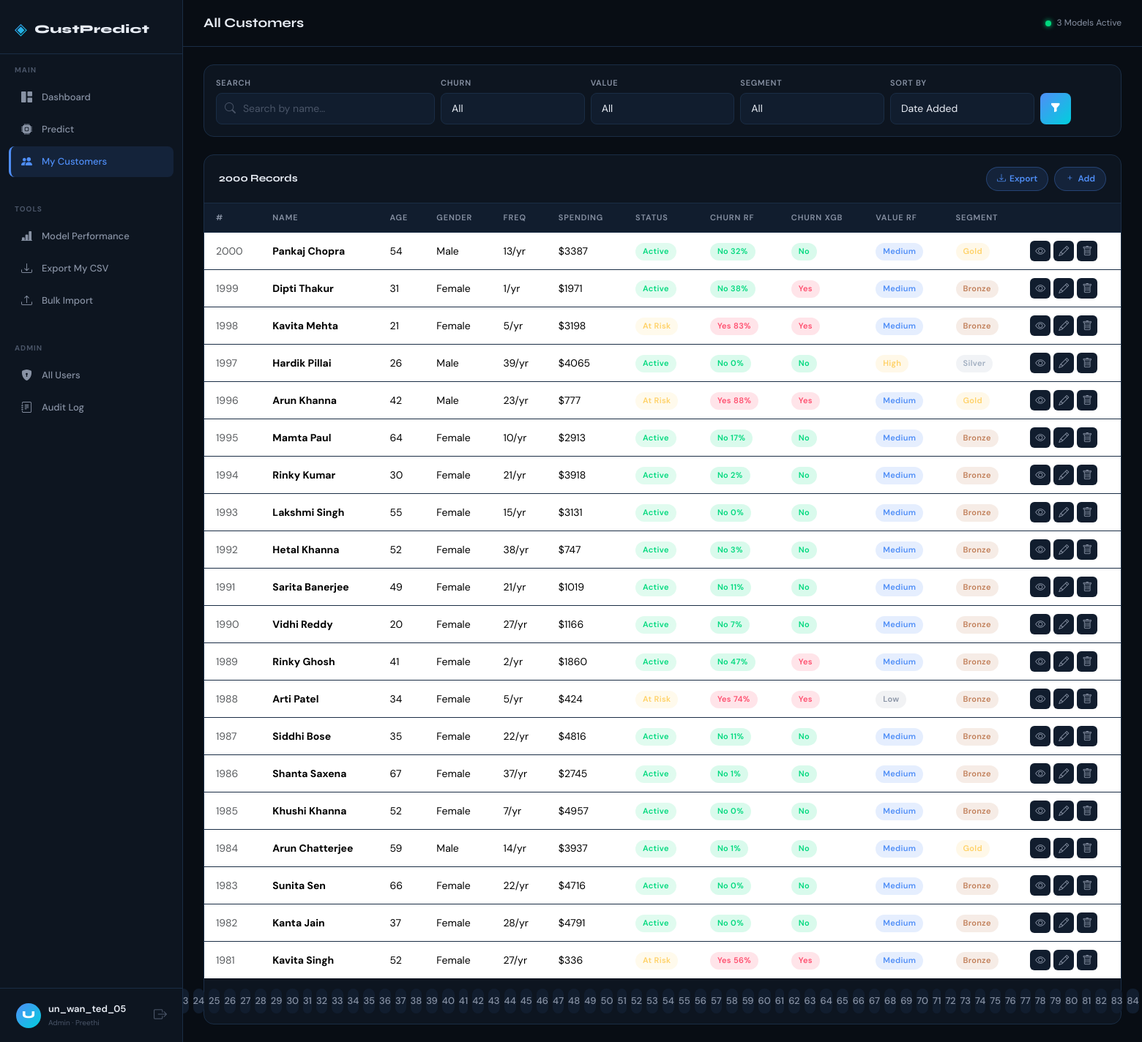
The app's page /customers (signed in) with its own data.
### app.py (models this page shows, shortened)
class User(UserMixin, db.Model):
    id            = db.Column(db.Integer, primary_key=True)
    username      = db.Column(db.String(80),  unique=True, nullable=False)
    email         = db.Column(db.String(120), unique=True, nullable=False)
    full_name     = db.Column(db.String(120), default='')
    password_hash = db.Column(db.String(200), nullable=False)
    role          = db.Column(db.String(20),  default='user')   # 'admin' | 'user'
    created_at    = db.Column(db.DateTime,    default=datetime.utcnow)
    customers     = db.relationship('Customer', backref='owner', lazy=True,
                                    cascade='all, delete-orphan')

class Customer(db.Model):
    id                 = db.Column(db.Integer, primary_key=True)
    user_id            = db.Column(db.Integer, db.ForeignKey('user.id'), nullable=False)
    name               = db.Column(db.String(120), nullable=False)
    age                = db.Column(db.Integer,  nullable=False)
    gender             = db.Column(db.String(10), nullable=False)
    purchase_freq      = db.Column(db.Integer,  nullable=False)
    total_spending     = db.Column(db.Float,    nullable=False)
    last_purchase_date = db.Column(db.Date,     nullable=False)
    status             = db.Column(db.String(20), default='Active')
    notes              = db.Column(db.Text,     default='')
    churn_lr           = db.Column(db.String(5))
    churn_rf           = db.Column(db.String(5))
    churn_xgb          = db.Column(db.String(5))
    churn_prob_lr      = db.Column(db.Float, default=0)
    churn_prob_rf      = db.Column(db.Float, default=0)
    churn_prob_xgb     = db.Column(db.Float, default=0)
    value_lr           = db.Column(db.String(10))
    value_rf           = db.Column(db.String(10))
    value_xgb          = db.Column(db.String(10))
    segment            = db.Column(db.String(10))
    shap_json          = db.Column(db.Text, default='{}')
    created_at         = db.Column(db.DateTime, default=datetime.utcnow)

### app.py (the view)
@app.route('/customers')
@login_required
def customers():
    q       = request.args.get('q', '').strip()
    churn_f = request.args.get('churn', '')
    value_f = request.args.get('value', '')
    seg_f   = request.args.get('segment', '')
    sort    = request.args.get('sort', 'date')
    page    = request.args.get('page', 1, type=int)
    query = my_customers()
    if q:       query = query.filter(Customer.name.ilike(f'%{q}%'))
    if churn_f: query = query.filter(Customer.churn_rf == churn_f)
    if value_f: query = query.filter(Customer.value_rf == value_f)
    if seg_f:   query = query.filter(Customer.segment  == seg_f)
    if sort == 'spend': query = query.order_by(Customer.total_spending.desc())
    elif sort == 'age': query = query.order_by(Customer.age)
    else:               query = query.order_by(Customer.created_at.desc())
    total = query.count()
    items = query.offset((page - 1) * 20).limit(20).all()
    pages = max(1, (total + 19) // 20)
    return render_template('customers.html',
                           customers=items, page=page, pages=pages, total=total,
                           q=q, churn_f=churn_f, value_f=value_f,
                           seg_f=seg_f, sort=sort)

### app.py (called while the page is built)
@login_manager.user_loader
def load_user(uid):
    return db.session.get(User, int(uid))

def my_customers():
    return Customer.query.filter_by(user_id=current_user.id)

### templates/customers.html (shortened to what this page needs)
{% extends "base.html" %}
{% block page_title %}All Customers{% endblock %}
{% block content %}
<div class="data-card p-3 mb-4">
  <form method="GET" action="{{ url_for('customers') }}" class="filter-form">
    <div class="row g-2 align-items-end">
      <div class="col-md-3">
        <label class="form-label-custom">Search</label>
        <div class="input-wrap" style="position:relative;">
          <input type="text" name="q" value="{{ q }}" class="form-control form-control-custom" style="padding-left:36px;" placeholder="Search by name…"/>
        </div>
      </div>
      <div class="col-md-2">
        <label class="form-label-custom">Churn</label>
        <select name="churn" class="form-control form-control-custom">
          <option value="">All</option>
        </select>
      </div>
      <div class="col-md-2">
        <label class="form-label-custom">Value</label>
        <select name="value" class="form-control form-control-custom">
          <option value="">All</option>
        </select>
      </div>
      <div class="col-md-2">
        <label class="form-label-custom">Segment</label>
        <select name="segment" class="form-control form-control-custom">
          <option value="">All</option>
        </select>
      </div>
      <div class="col-md-2">
        <label class="form-label-custom">Sort By</label>
        <select name="sort" class="form-control form-control-custom">
          <option value="date"  {{ 'selected' if sort=='date'  }}>Date Added</option>
        </select>
      </div>
      <div class="col-md-1">
        <button type="submit" class="btn-predict" style="padding:10px 14px;">
          <i class="bi bi-funnel-fill"></i>
        </button>
      </div>
    </div>
  </form>
</div>
<div class="data-card">
  <div class="data-card-header">
    <h6>{{ total }} Records {{ '(filtered)' if q or churn_f or value_f or seg_f else '' }}</h6>
    <div style="display:flex;gap:8px;">
      <a href="{{ url_for('export_csv') }}" class="btn-sm-pill"><i class="bi bi-download"></i> Export</a>
      <a href="{{ url_for('predict') }}"    class="btn-sm-pill"><i class="bi bi-plus"></i> Add</a>
    </div>
  </div>
  <div class="table-responsive">
    <table class="table custom-table">
      <thead>
        <tr>
          <th>#</th><th>Name</th><th>Age</th><th>Gender</th>
          <th>Freq</th><th>Spending</th><th>Status</th>
          <th>Churn RF</th><th>Churn XGB</th><th>Value RF</th><th>Segment</th><th></th>
        </tr>
      </thead>
      <tbody>
        {% for c in customers %}
        <tr>
          <td class="text-muted">{{ c.id }}</td>
          <td><strong>{{ c.name }}</strong></td>
          <td>{{ c.age }}</td>
          <td>{{ c.gender }}</td>
          <td>{{ c.purchase_freq }}/yr</td>
          <td>${{ "%.0f"|format(c.total_spending) }}</td>
          <td><span class="badge-pill badge-status-{{ c.status|lower|replace(' ','-') }}">{{ c.status }}</span></td>
          <td><span class="badge-pill {{ 'badge-danger' if c.churn_rf=='Yes' else 'badge-success' }}">{{ c.churn_rf }} {{ "%.0f"|format(c.churn_prob_rf) }}%</span></td>
          <td><span class="badge-pill {{ 'badge-danger' if c.churn_xgb=='Yes' else 'badge-success' }}">{{ c.churn_xgb }}</span></td>
          <td><span class="badge-pill {{ 'badge-gold' if c.value_rf=='High' else ('badge-blue' if c.value_rf=='Medium' else 'badge-gray') }}">{{ c.value_rf }}</span></td>
          <td><span class="badge-pill {{ 'badge-gold' if c.segment=='Gold' else ('badge-silver' if c.segment=='Silver' else 'badge-bronze') }}">{{ c.segment }}</span></td>
          <td>
            <div style="display:flex;gap:4px;">
              <a href="{{ url_for('customer_detail', cid=c.id) }}" class="btn-icon" title="View"><i class="bi bi-eye"></i></a>
              <a href="{{ url_for('customer_edit', cid=c.id) }}"   class="btn-icon" title="Edit"><i class="bi bi-pencil"></i></a>
              {% if current_user.role == 'admin' %}
              <form method="POST" action="{{ url_for('customer_delete', cid=c.id) }}"
                    onsubmit="return confirm('Delete {{ c.name }}?')" style="display:inline;">
                <button type="submit" class="btn-icon btn-icon-danger" title="Delete"><i class="bi bi-trash"></i></button>
              </form>
              {% endif %}
            </div>
          </td>
        </tr>
        {% else %}
        <tr><td colspan="12" class="text-center py-5 text-muted">No customers match your filters.</td></tr>
        {% endfor %}
      </tbody>
    </table>
  </div>
  {% if pages > 1 %}
  <div class="pagination-wrap">
    {% for p in range(1, pages+1) %}
      <a href="{{ url_for('customers', page=p, q=q, churn=churn_f, value=value_f, segment=seg_f, sort=sort) }}"
         class="pg-btn {{ 'pg-active' if p==page }}">{{ p }}</a>
    {% endfor %}
  </div>
  {% endif %}
</div>
{% endblock %}

### templates/base.html (shortened to what this page needs)
<!DOCTYPE html>
<html lang="en">
<head>
  <link href="https://cdn.jsdelivr.net/npm/bootstrap@5.3.2/dist/css/bootstrap.min.css" rel="stylesheet"/>
  <link href="https://cdn.jsdelivr.net/npm/bootstrap-icons@1.11.3/font/bootstrap-icons.min.css" rel="stylesheet"/>
  <link href="{{ url_for('static', filename='css/style.css') }}" rel="stylesheet"/>
</head>
<body>
{% if current_user.is_authenticated %}
<nav id="sidebar">
  <div class="sidebar-logo">
    <span class="logo-icon">◈</span>
    <span class="logo-text">CustPredict</span>
  </div>
  <div class="sidebar-section-label">MAIN</div>
  <ul class="sidebar-nav">
    <li>
      <a href="{{ url_for('dashboard') }}"
         class="nav-link {% if request.endpoint=='dashboard' %}active{% endif %}">
        <i class="bi bi-grid-1x2-fill"></i><span>Dashboard</span>
      </a>
    </li>
    <li>
      <a href="{{ url_for('predict') }}"
         class="nav-link {% if request.endpoint=='predict' %}active{% endif %}">
        <i class="bi bi-cpu-fill"></i><span>Predict</span>
      </a>
    </li>
    <li>
      <a href="{{ url_for('customers') }}"
         class="nav-link {% if request.endpoint in ['customers','customer_detail','customer_edit'] %}active{% endif %}">
        <i class="bi bi-people-fill"></i><span>My Customers</span>
      </a>
    </li>
  </ul>
  <div class="sidebar-section-label">TOOLS</div>
  <ul class="sidebar-nav">
    <li>
      <a href="{{ url_for('model_performance') }}"
         class="nav-link {% if request.endpoint=='model_performance' %}active{% endif %}">
        <i class="bi bi-bar-chart-line-fill"></i><span>Model Performance</span>
      </a>
    </li>
    <li>
      <a href="{{ url_for('export_csv') }}" class="nav-link">
        <i class="bi bi-download"></i><span>Export My CSV</span>
      </a>
    </li>
    <li>
      <a href="{{ url_for('import_csv') }}"
         class="nav-link {% if request.endpoint=='import_csv' %}active{% endif %}">
        <i class="bi bi-upload"></i><span>Bulk Import</span>
      </a>
    </li>
  </ul>
  {% if current_user.role == 'admin' %}
  <div class="sidebar-section-label">ADMIN</div>
  <ul class="sidebar-nav">
    <li>
      <a href="{{ url_for('admin_users') }}"
         class="nav-link {% if request.endpoint=='admin_users' %}active{% endif %}">
        <i class="bi bi-shield-lock-fill"></i><span>All Users</span>
      </a>
    </li>
    <li>
      <a href="{{ url_for('audit_log') }}"
         class="nav-link {% if request.endpoint=='audit_log' %}active{% endif %}">
        <i class="bi bi-journal-text"></i><span>Audit Log</span>
      </a>
    </li>
  </ul>
  {% endif %}
  <div class="sidebar-footer">
    <a href="{{ url_for('account') }}" class="user-badge-link
       {% if request.endpoint=='account' %}active{% endif %}">
      <div class="user-avatar">{{ current_user.username[0].upper() }}</div>
      <div>
        <span class="ub-name">{{ current_user.username }}</span>
        <span class="ub-role">{{ current_user.role }}
          {% if current_user.full_name %} · {{ current_user.full_name }}{% endif %}
        </span>
      </div>
    </a>
    <a href="{{ url_for('logout') }}" class="logout-btn" title="Logout">
      <i class="bi bi-box-arrow-right"></i>
    </a>
  </div>
</nav>
<main id="main-content">
  <div class="topbar">
    <h1 class="page-title">{% block page_title %}{% endblock %}</h1>
    <div class="topbar-right">
      <span class="status-dot"></span>
      <span class="status-text">3 Models Active</span>
    </div>
  </div>
  <div class="content-area">
    {% block content %}{% endblock %}
  </div>
</main>
{% else %}
  {% block auth_content %}{% endblock %}
{% endif %}
</body>
</html>

### records on screen
User: username "U", username "un_wan_ted_05", role "Admin", full_name "Preethi"
Customer: id "2000", name "Pankaj Chopra", age "54", gender "Male", purchase_freq "13", total_spending "3387", status "Active", churn_rf "No", churn_prob_rf "32", churn_xgb "No", value_rf "Medium", segment "Gold"
Customer: id "1999", name "Dipti Thakur", age "31", gender "Female", purchase_freq "1", total_spending "1971", status "Active", churn_rf "No", churn_prob_rf "38", churn_xgb "Yes", value_rf "Medium", segment "Bronze"
Customer: id "1998", name "Kavita Mehta", age "21", gender "Female", purchase_freq "5", total_spending "3198", status "At Risk", churn_rf "Yes", churn_prob_rf "83", churn_xgb "Yes", value_rf "Medium", segment "Bronze"
Customer: id "1997", name "Hardik Pillai", age "26", gender "Male", purchase_freq "39", total_spending "4065", status "Active", churn_rf "No", churn_prob_rf "0", churn_xgb "No", value_rf "High", segment "Silver"
Customer: id "1996", name "Arun Khanna", age "42", gender "Male", purchase_freq "23", total_spending "777", status "At Risk", churn_rf "Yes", churn_prob_rf "88", churn_xgb "Yes", value_rf "Medium", segment "Gold"
Customer: id "1995", name "Mamta Paul", age "64", gender "Female", purchase_freq "10", total_spending "2913", status "Active", churn_rf "No", churn_prob_rf "17", churn_xgb "No", value_rf "Medium", segment "Bronze"
Customer: id "1994", name "Rinky Kumar", age "30", gender "Female", purchase_freq "21", total_spending "3918", status "Active", churn_rf "No", churn_prob_rf "2", churn_xgb "No", value_rf "Medium", segment "Bronze"
Customer: id "1993", name "Lakshmi Singh", age "55", gender "Female", purchase_freq "15", total_spending "3131", status "Active", churn_rf "No", churn_prob_rf "0", churn_xgb "No", value_rf "Medium", segment "Bronze"
Customer: id "1992", name "Hetal Khanna", age "52", gender "Female", purchase_freq "38", total_spending "747", status "Active", churn_rf "No", churn_prob_rf "3", churn_xgb "No", value_rf "Medium", segment "Bronze"
Customer: id "1991", name "Sarita Banerjee", age "49", gender "Female", purchase_freq "21", total_spending "1019", status "Active", churn_rf "No", churn_prob_rf "11", churn_xgb "No", value_rf "Medium", segment "Bronze"
Customer: id "1990", name "Vidhi Reddy", age "20", gender "Female", purchase_freq "27", total_spending "1166", status "Active", churn_rf "No", churn_prob_rf "7", churn_xgb "No", value_rf "Medium", segment "Bronze"
Customer: id "1989", name "Rinky Ghosh", age "41", gender "Female", purchase_freq "2", total_spending "1860", status "Active", churn_rf "No", churn_prob_rf "47", churn_xgb "Yes", value_rf "Medium", segment "Bronze"
Customer: id "1988", name "Arti Patel", age "34", gender "Female", purchase_freq "5", total_spending "424", status "At Risk", churn_rf "Yes", churn_prob_rf "74", churn_xgb "Yes", value_rf "Low", segment "Bronze"
Customer: id "1987", name "Siddhi Bose", age "35", gender "Female", purchase_freq "22", total_spending "4816", status "Active", churn_rf "No", churn_prob_rf "11", churn_xgb "No", value_rf "Medium", segment "Bronze"
Customer: id "1986", name "Shanta Saxena", age "67", gender "Female", purchase_freq "37", total_spending "2745", status "Active", churn_rf "No", churn_prob_rf "1", churn_xgb "No", value_rf "Medium", segment "Bronze"
Customer: id "1985", name "Khushi Khanna", age "52", gender "Female", purchase_freq "7", total_spending "4957", status "Active", churn_rf "No", churn_prob_rf "0", churn_xgb "No", value_rf "Medium", segment "Bronze"
Customer: id "1984", name "Arun Chatterjee", age "59", gender "Male", purchase_freq "14", total_spending "3937", status "Active", churn_rf "No", churn_prob_rf "1", churn_xgb "No", value_rf "Medium", segment "Gold"
Customer: id "1983", name "Sunita Sen", age "66", gender "Female", purchase_freq "22", total_spending "4716", status "Active", churn_rf "No", churn_prob_rf "0", churn_xgb "No", value_rf "Medium", segment "Bronze"
Customer: id "1982", name "Kanta Jain", age "37", gender "Female", purchase_freq "28", total_spending "4791", status "Active", churn_rf "No", churn_prob_rf "0", churn_xgb "No", value_rf "Medium", segment "Bronze"
Customer: id "1981", name "Kavita Singh", age "52", gender "Female", purchase_freq "27", total_spending "336", status "At Risk", churn_rf "Yes", churn_prob_rf "56", churn_xgb "Yes", value_rf "Medium", segment "Bronze"

### other values on screen
{{ total }} "2000"
{{ p }} "24" "25" "26" "27" "28" "29" "30" "31" "32" "33" "34" "35" "36" "37" "38" "39" "40" "41" "42" "43" "44" "45" "46" "47" "48" "49" "50" "51" "52" "53" "54" "55" "56" "57" "58" "59" "60" "61" "62" "63" "64" "65" "66" "67" "68" "69" "70" "71" "72" "73" "74" "75" "76" "77" "78" "79" "80" "81" "82" "83" "84"
